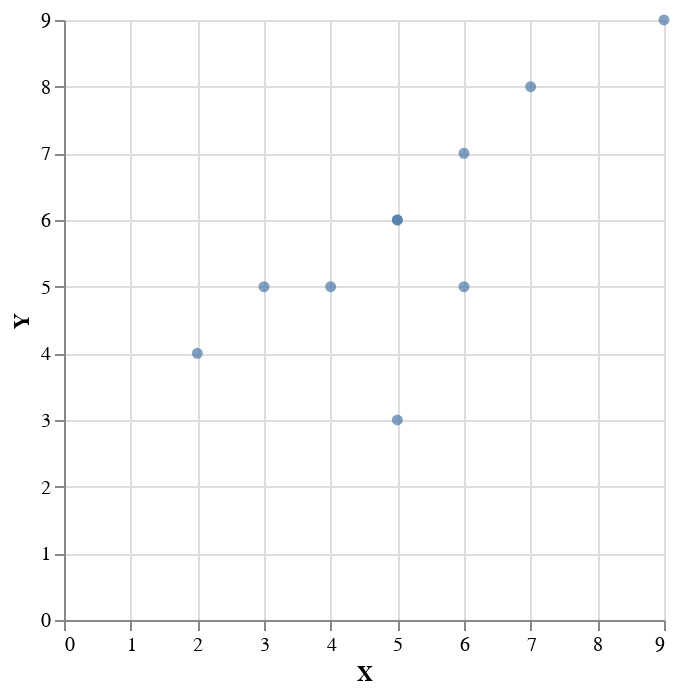

The code cell stored with this chart in its notebook:
### Code cell
data = {
   'X' : [2,3,5,6,7,9,4,5,5,6],
   'Y' : [4,5,6,7,8,9,5,6,3,5]
}

df = pd.DataFrame(data)


scatter_chart = alt.Chart(df).mark_circle().encode(
    x = 'X',     
    y = 'Y' 
)

scatter_chart

### Figure 1 — Vega-Lite specification as saved in the notebook (floating-point values rounded to 4 significant figures)
{"$schema": "https://vega.github.io/schema/vega-lite/v5.8.0.json", "config": {"view": {"continuousHeight": 300, "continuousWidth": 300}}, "data": {"name": "data-1ed8e6b20aca50ab40d16a5308cdabf9"}, "datasets": {"data-1ed8e6b20aca50ab40d16a5308cdabf9": [{"X": 2, "Y": 4}, {"X": 3, "Y": 5}, {"X": 5, "Y": 6}, {"X": 6, "Y": 7}, {"X": 7, "Y": 8}, {"X": 9, "Y": 9}, {"X": 4, "Y": 5}, {"X": 5, "Y": 6}, {"X": 5, "Y": 3}, {"X": 6, "Y": 5}]}, "encoding": {"x": {"field": "X", "type": "quantitative"}, "y": {"field": "Y", "type": "quantitative"}}, "mark": {"type": "circle"}}
